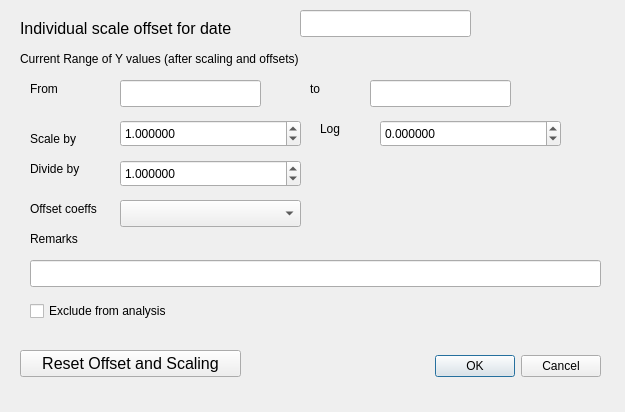
<?xml version="1.0" encoding="UTF-8"?>
<ui version="4.0">
 <class>yindscaleoffdlg</class>
 <widget class="QDialog" name="yindscaleoffdlg">
  <property name="geometry">
   <rect>
    <x>0</x>
    <y>0</y>
    <width>625</width>
    <height>412</height>
   </rect>
  </property>
  <property name="windowTitle">
   <string>Individual Y scale/offset</string>
  </property>
  <widget class="QDialogButtonBox" name="buttonBox">
   <property name="geometry">
    <rect>
     <x>260</x>
     <y>350</y>
     <width>341</width>
     <height>32</height>
    </rect>
   </property>
   <property name="orientation">
    <enum>Qt::Horizontal</enum>
   </property>
   <property name="standardButtons">
    <set>QDialogButtonBox::Cancel|QDialogButtonBox::Ok</set>
   </property>
  </widget>
  <widget class="QDoubleSpinBox" name="yscalequot">
   <property name="geometry">
    <rect>
     <x>120</x>
     <y>160</y>
     <width>181</width>
     <height>27</height>
    </rect>
   </property>
   <property name="toolTip">
    <string>This is the scaling factor to be applied to the y values</string>
   </property>
   <property name="decimals">
    <number>6</number>
   </property>
   <property name="minimum">
    <double>0.000001000000000</double>
   </property>
   <property name="maximum">
    <double>1000000000.000000000000000</double>
   </property>
   <property name="value">
    <double>1.000000000000000</double>
   </property>
  </widget>
  <widget class="QLabel" name="label_5">
   <property name="geometry">
    <rect>
     <x>320</x>
     <y>120</y>
     <width>31</width>
     <height>17</height>
    </rect>
   </property>
   <property name="text">
    <string>Log</string>
   </property>
  </widget>
  <widget class="QLineEdit" name="ymin">
   <property name="geometry">
    <rect>
     <x>120</x>
     <y>80</y>
     <width>141</width>
     <height>27</height>
    </rect>
   </property>
   <property name="toolTip">
    <string>Current minimum y</string>
   </property>
   <property name="readOnly">
    <bool>true</bool>
   </property>
  </widget>
  <widget class="QLabel" name="label_4">
   <property name="geometry">
    <rect>
     <x>30</x>
     <y>130</y>
     <width>71</width>
     <height>17</height>
    </rect>
   </property>
   <property name="text">
    <string>Scale by</string>
   </property>
  </widget>
  <widget class="QDoubleSpinBox" name="ylogscale">
   <property name="geometry">
    <rect>
     <x>380</x>
     <y>120</y>
     <width>181</width>
     <height>27</height>
    </rect>
   </property>
   <property name="toolTip">
    <string>This is the base 10 log of the scaling factor to be applied to the Y values.</string>
   </property>
   <property name="decimals">
    <number>6</number>
   </property>
   <property name="minimum">
    <double>-5.000000000000000</double>
   </property>
   <property name="maximum">
    <double>9.000000000000000</double>
   </property>
   <property name="singleStep">
    <double>0.010000000000000</double>
   </property>
  </widget>
  <widget class="QLabel" name="label">
   <property name="geometry">
    <rect>
     <x>30</x>
     <y>80</y>
     <width>62</width>
     <height>17</height>
    </rect>
   </property>
   <property name="text">
    <string>From</string>
   </property>
  </widget>
  <widget class="QLabel" name="label_3">
   <property name="geometry">
    <rect>
     <x>20</x>
     <y>20</y>
     <width>251</width>
     <height>17</height>
    </rect>
   </property>
   <property name="font">
    <font>
     <pointsize>12</pointsize>
    </font>
   </property>
   <property name="text">
    <string>Individual scale offset for date</string>
   </property>
  </widget>
  <widget class="QPushButton" name="resety">
   <property name="geometry">
    <rect>
     <x>20</x>
     <y>350</y>
     <width>221</width>
     <height>27</height>
    </rect>
   </property>
   <property name="font">
    <font>
     <pointsize>12</pointsize>
    </font>
   </property>
   <property name="toolTip">
    <string>Reset global Y scale and offsets.</string>
   </property>
   <property name="text">
    <string>Reset Offset and Scaling</string>
   </property>
  </widget>
  <widget class="QDoubleSpinBox" name="yscale">
   <property name="geometry">
    <rect>
     <x>120</x>
     <y>120</y>
     <width>181</width>
     <height>27</height>
    </rect>
   </property>
   <property name="toolTip">
    <string>This is the scaling factor to be applied to the y values</string>
   </property>
   <property name="decimals">
    <number>6</number>
   </property>
   <property name="minimum">
    <double>0.000001000000000</double>
   </property>
   <property name="maximum">
    <double>1000000000.000000000000000</double>
   </property>
   <property name="value">
    <double>1.000000000000000</double>
   </property>
  </widget>
  <widget class="QLabel" name="label_8">
   <property name="geometry">
    <rect>
     <x>30</x>
     <y>160</y>
     <width>62</width>
     <height>17</height>
    </rect>
   </property>
   <property name="text">
    <string>Divide by</string>
   </property>
  </widget>
  <widget class="QLabel" name="label_2">
   <property name="geometry">
    <rect>
     <x>310</x>
     <y>80</y>
     <width>31</width>
     <height>17</height>
    </rect>
   </property>
   <property name="text">
    <string>to</string>
   </property>
  </widget>
  <widget class="QLineEdit" name="ymax">
   <property name="geometry">
    <rect>
     <x>370</x>
     <y>80</y>
     <width>141</width>
     <height>27</height>
    </rect>
   </property>
   <property name="toolTip">
    <string>Current maximum y</string>
   </property>
   <property name="readOnly">
    <bool>true</bool>
   </property>
  </widget>
  <widget class="QLabel" name="label_7">
   <property name="geometry">
    <rect>
     <x>20</x>
     <y>50</y>
     <width>411</width>
     <height>17</height>
    </rect>
   </property>
   <property name="text">
    <string>Current Range of Y values (after scaling and offsets)</string>
   </property>
  </widget>
  <widget class="QLineEdit" name="jdate">
   <property name="geometry">
    <rect>
     <x>300</x>
     <y>10</y>
     <width>171</width>
     <height>27</height>
    </rect>
   </property>
   <property name="toolTip">
    <string>This is the date in question</string>
   </property>
   <property name="readOnly">
    <bool>true</bool>
   </property>
  </widget>
  <widget class="QLineEdit" name="remarks">
   <property name="geometry">
    <rect>
     <x>30</x>
     <y>260</y>
     <width>571</width>
     <height>27</height>
    </rect>
   </property>
   <property name="toolTip">
    <string>These are remarks to put along individual spectra</string>
   </property>
  </widget>
  <widget class="QCheckBox" name="exclude">
   <property name="geometry">
    <rect>
     <x>30</x>
     <y>300</y>
     <width>221</width>
     <height>22</height>
    </rect>
   </property>
   <property name="text">
    <string>Exclude from analysis</string>
   </property>
  </widget>
  <widget class="QLabel" name="label_9">
   <property name="geometry">
    <rect>
     <x>30</x>
     <y>230</y>
     <width>62</width>
     <height>17</height>
    </rect>
   </property>
   <property name="text">
    <string>Remarks</string>
   </property>
  </widget>
  <widget class="QComboBox" name="offsets">
   <property name="geometry">
    <rect>
     <x>120</x>
     <y>200</y>
     <width>181</width>
     <height>27</height>
    </rect>
   </property>
   <property name="toolTip">
    <string>This is a table of offset coefficients to make up the
polynomial representing the continuum.</string>
   </property>
   <property name="editable">
    <bool>false</bool>
   </property>
   <property name="insertPolicy">
    <enum>QComboBox::InsertAtBottom</enum>
   </property>
   <property name="duplicatesEnabled">
    <bool>true</bool>
   </property>
  </widget>
  <widget class="QLabel" name="label_6">
   <property name="geometry">
    <rect>
     <x>30</x>
     <y>200</y>
     <width>91</width>
     <height>17</height>
    </rect>
   </property>
   <property name="text">
    <string>Offset coeffs</string>
   </property>
  </widget>
 </widget>
 <tabstops>
  <tabstop>jdate</tabstop>
  <tabstop>ymin</tabstop>
  <tabstop>ymax</tabstop>
  <tabstop>yscale</tabstop>
  <tabstop>ylogscale</tabstop>
  <tabstop>yscalequot</tabstop>
  <tabstop>offsets</tabstop>
  <tabstop>remarks</tabstop>
  <tabstop>exclude</tabstop>
  <tabstop>resety</tabstop>
  <tabstop>buttonBox</tabstop>
 </tabstops>
 <resources/>
 <connections>
  <connection>
   <sender>buttonBox</sender>
   <signal>accepted()</signal>
   <receiver>yindscaleoffdlg</receiver>
   <slot>accept()</slot>
   <hints>
    <hint type="sourcelabel">
     <x>248</x>
     <y>254</y>
    </hint>
    <hint type="destinationlabel">
     <x>157</x>
     <y>274</y>
    </hint>
   </hints>
  </connection>
  <connection>
   <sender>buttonBox</sender>
   <signal>rejected()</signal>
   <receiver>yindscaleoffdlg</receiver>
   <slot>reject()</slot>
   <hints>
    <hint type="sourcelabel">
     <x>316</x>
     <y>260</y>
    </hint>
    <hint type="destinationlabel">
     <x>286</x>
     <y>274</y>
    </hint>
   </hints>
  </connection>
 </connections>
</ui>
